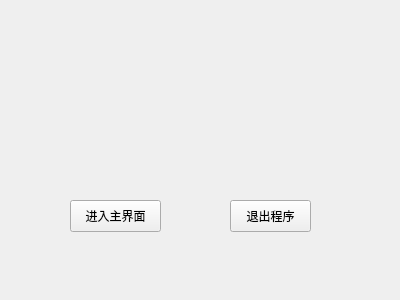
<?xml version="1.0" encoding="UTF-8"?>
<ui version="4.0">
 <class>MyWidget</class>
 <widget class="QWidget" name="MyWidget">
  <property name="geometry">
   <rect>
    <x>0</x>
    <y>0</y>
    <width>400</width>
    <height>300</height>
   </rect>
  </property>
  <property name="windowTitle">
   <string>MyWidget</string>
  </property>
  <widget class="QPushButton" name="pushButton">
   <property name="geometry">
    <rect>
     <x>70</x>
     <y>200</y>
     <width>91</width>
     <height>32</height>
    </rect>
   </property>
   <property name="text">
    <string>进入主界面</string>
   </property>
  </widget>
  <widget class="QPushButton" name="pushButton_2">
   <property name="geometry">
    <rect>
     <x>230</x>
     <y>200</y>
     <width>81</width>
     <height>32</height>
    </rect>
   </property>
   <property name="text">
    <string>退出程序</string>
   </property>
  </widget>
 </widget>
 <layoutdefault spacing="6" margin="11"/>
 <resources/>
 <connections/>
</ui>
